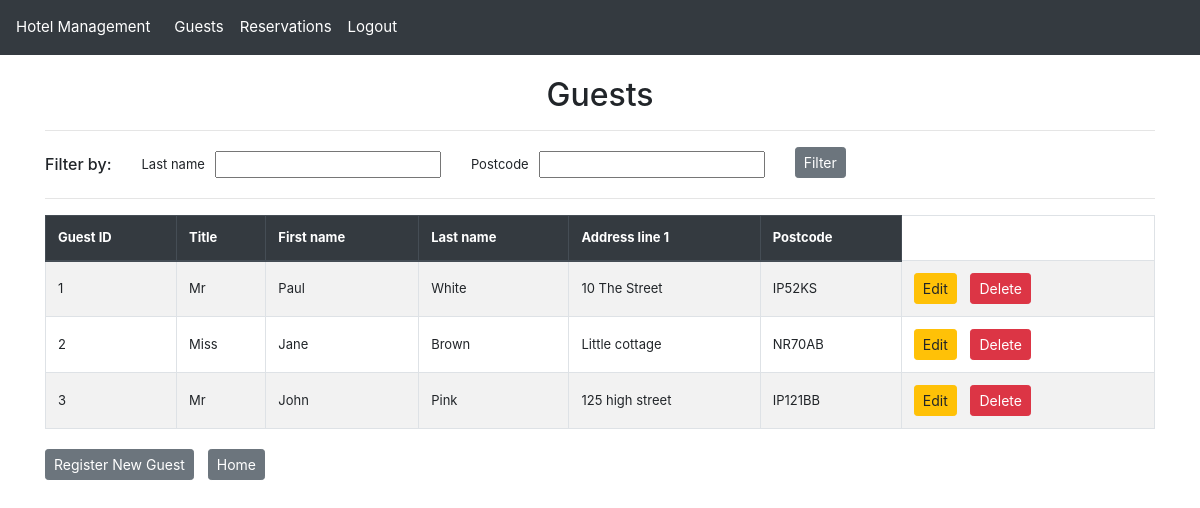
/guest/ (signed in), run on the app's committed database.
### hotel_app/models.py (models this page shows, shortened)
class Guest(models.Model):
    guest_id = models.AutoField(primary_key=True)
    title = models.CharField(max_length=10)
    first_name = models.CharField(max_length=50)
    last_name =  models.CharField(max_length=50)
    phone_number = models.CharField(max_length=11)
    email = models.EmailField(max_length=320)
    address_line1 = models.CharField(max_length=80)
    address_line2 = models.CharField(max_length=80, blank=True, null=True)
    city = models.CharField(max_length=80)
    county = models.CharField(max_length=80)
    postcode = models.CharField(max_length=8)

### hotel_app/views.py (the view)
# urls.py: path('guest/', views.guest_list_view, name="guest_list"),
@login_required
def guest_list_view(request):
    guests = Guest.objects.all()
    guest_filter = GuestFilter(request.GET, queryset=guests)
    return render(request, 'guest_list.html', {'filter': guest_filter})

### hotel_app/templatetags/custom_filters.py (called while the page is built)
@register.filter(name='is_in_group')
def is_in_group(user, group_name):
    return user.groups.filter(name=group_name).exists()

### hotel_app/templates/guest_list.html (shortened to what this page needs)
{% extends "guest_list_base.html" %}
{% block heading %}
Guests
{% endblock %}
{% block actions %}
<div class="button-group">
    <a href="{% url 'guest_update' guest.guest_id %}" class="btn btn-warning btn-sm" >Edit</a>
    <a href="{% url 'guest_delete' guest.guest_id %}" class="btn btn-danger btn-sm" >Delete</a>
</div>
{% endblock %}
{% block footer %}
<div class="button-group">
    <a href="{% url 'guest_create' %}?mode=list" class="btn btn-secondary btn-sm">Register New Guest</a>
    <a href="{% url 'home' %}" class="btn btn-secondary btn-sm">Home</a>
</div>
{% endblock %}

### hotel_app/templates/guest_list_base.html (shortened to what this page needs)
{% extends "base.html" %}
{% block content %}
    <h2 class="text-center">{% block heading %}{% endblock %}</h2>
    <hr>
    <div class="row align-items-center">
        <div class="col-auto text-center" style="font-size: 13px; vertical-align: middle;">
            <h6 class="fw-bold mb-0">Filter by:</h6>
        </div>
        <div class="col">
            <form method="get" class="row g-3">
                {% for field in filter.form %}
                <div class="col-md-auto d-flex align-items-center mt-1 mb-1">
                    <label for="{{ field.id_for_label }}" class="form-label fw-bold" style="font-size: 13px; margin-right: 10px; margin-bottom: 0; vertical-align: middle;">{{ field.label }}</label>
                    {{ field }}
                </div>
                {% endfor %}
                <div class="col-md-auto">
                    <button type="submit" class="btn btn-secondary btn-sm">Filter</button>
                </div>
            </form>
        </div>
    </div>
    <hr>
    <table class="table table-bordered table-striped ">
        <thead class="thead-dark">
            <tr>
                <th>Guest ID</th>
                <th>Title</th>
                <th>First name</th>
                <th>Last name</th>
                <th>Address line 1</th>
                <th>Postcode</th>
            </tr>
        </thead>
        <tbody>
            {% for guest in filter.qs %}
            <tr>
                <td>{{ guest.guest_id }} </td>
                <td>{{ guest.title }} </td>
                <td>{{ guest.first_name }} </td>
                <td>{{ guest.last_name }} </td>
                <td>{{ guest.address_line1 }} </td>
                <td>{{ guest.postcode }} </td>
                <td>
                    {% block actions %}{% endblock %}
                </td>
            </tr>
            {% endfor %}
        </tbody>
    </table>
{% endblock %}

### static/css/styles.css (style rules this page uses)
body { padding-top: 56px; font-size: 14px; }
.table th, .table td { vertical-align: middle; font-size: 13px; }
.button-group a, button { margin-right: 10px; }

### data on the page
Guest: guest_id "1", title "Mr", first_name "Paul", last_name "White", address_line1 "10 The Street", postcode "IP52KS"
Guest: guest_id "2", title "Miss", first_name "Jane", last_name "Brown", address_line1 "Little cottage", postcode "NR70AB"
Guest: guest_id "3", title "Mr", first_name "John", last_name "Pink", address_line1 "125 high street", postcode "IP121BB"

### other printed values
{{ field.label }} "Last name" "Postcode"
